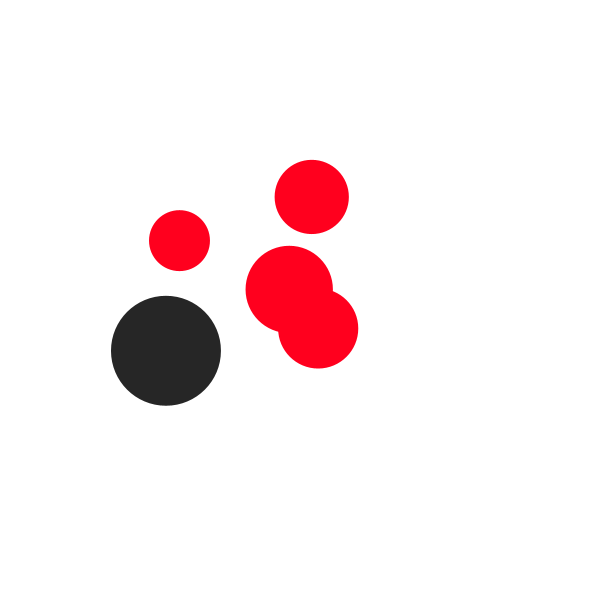
Frame 1 (no input)
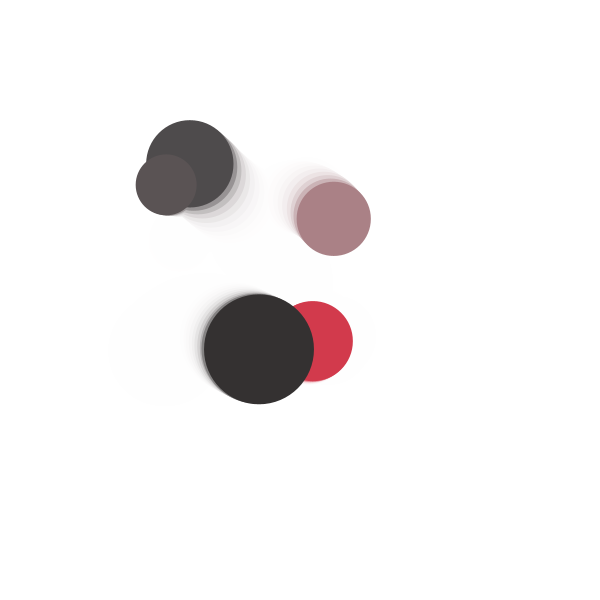
Frame 60 (the mouse pressed at the canvas centre just before this capture)
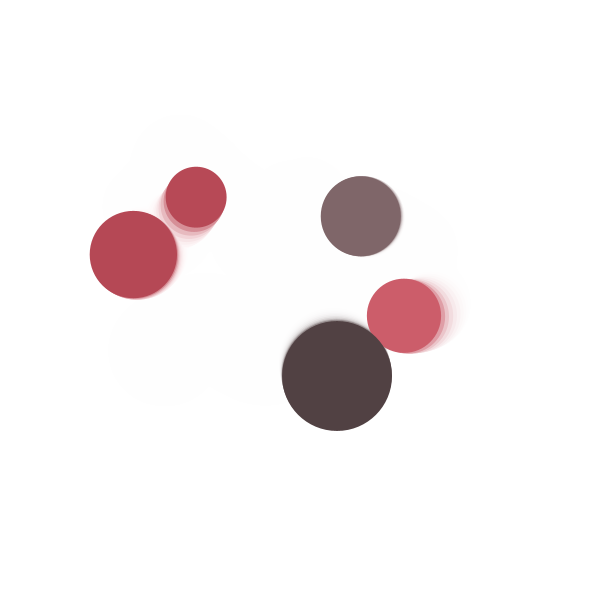
Frame 120 (the mouse held since frame 60 and released just before this capture)

The Processing sketch that drew these frames (run headless with seeded random() and noise(); from frame 60 on, the mouse is pressed at the canvas centre):

// Processing sketch: N1_5_PerlinNoise
// ── N1_5_PerlinNoise.pde
NSrunner[] run = new NSrunner[5];
float tail = 100;
float tspd = 0.010;
float sz1 = 60;
float sz2 = 120;
float col = 250;
void setup() {
  size(600,600);
  colorMode(HSB);
  //frameRate(3);
  //run = new NSrunner();
  background(255);
  smooth(20);
  noStroke();
  for (int i = 0; i < run.length; i++) {
    run[i] = new NSrunner(tspd, sz1,sz2, col);
  }
}

void draw() {
  noStroke();
  fill(255,tail);
  rect(0,0,width,height);
  for (int i = 0; i < run.length; i++) {
  run[i].init();
  //run[i].runner();
  run[i].time();
  for (int j = 0; j < run.length; j++) {
    if (j != i) {
      //run[i].overlaps(run[j]);
      //run[i].lineCenter(run[j]);
      run[i].nearColor(run[j]);
      }
    }
  run[i].runner();
  }
}
// ── NSrunner.pde
class NSrunner {
  float t,t2,col,tail,sz,ts,x,y, rgb;
  int count;
  color c;
  NSrunner(){
    t = random(0,10000);
    t2 = random(0,10000);
    col = random(20,150);
    tail = 50;
    sz = random(20, 50);
    ts = 0.01;
  }
  NSrunner(float taili, float rm){
    tail = taili;
    t = random(0,10000);
    t2 = random(0,10000);
    col = random(30,150);
    sz = random(20, 50);
    ts = random(0.005,rm);
  }
  
  NSrunner(float rm,float sz1,float sz2,float rg){
    t = random(0,10000);
    t2 = random(0,10000);
    col = random(30,150);
    sz = random(sz1, sz2);
    ts = random(0.005,rm);
    rgb = rg;
  }
  
  void init() {
    //fill(255,tail);
    //rect(0,0,width,height);
    c = color(rgb,0,col);
    fill(c);
  }
  
  void runner() {
    x = noise(t);
    x = map(x,0,1,0,width);
    y = noise(t2);
    y = map(y,0,1,0,height);
    ellipse(x,y,sz,sz);
  }
  
  void time() {
    t = t+ts;
    t2 = t2+ts;
  }
  
  boolean overlaps(NSrunner other) {
    float d = dist(x,y,other.x,other.y);
    //println(d);
    if (d < (sz+other.sz)/2) {
      //count = count + 1;
      println("overlap!");
      return true;
    } else {
      return false;
    }
  }
  
  void nearColor(NSrunner other) {
    float d = dist(x,y,other.x,other.y);
    if (d < 200) {
      float b = map(d, 200, 0, col, 255);
      //println(b);
      float h = map(d, 200, 0, 0 ,255);
      fill(rgb,h,b);
    } 
  }
  
  void lineCenter(NSrunner other) {
    stroke(20);
    strokeWeight(0.1);
    line(x,y,other.x,other.y);
  }
  
}
